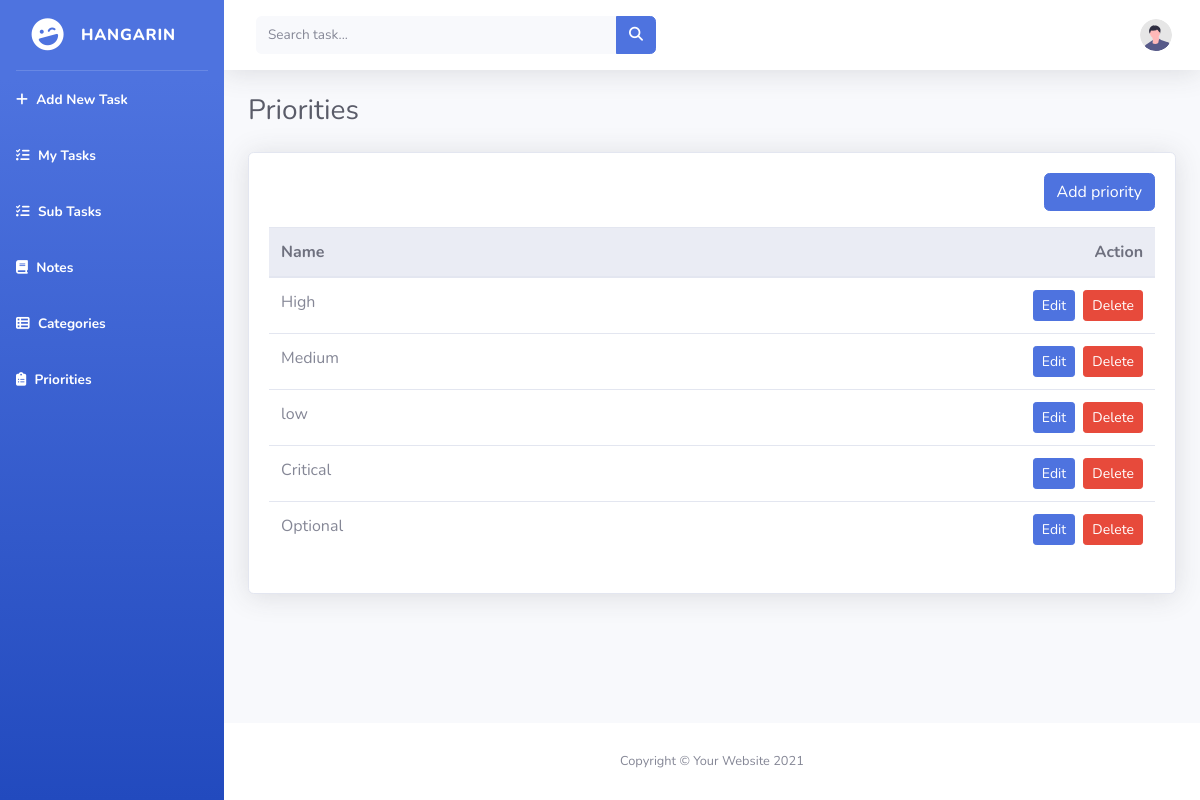
/priorities_list/, run on an earlier commit of the app's database.
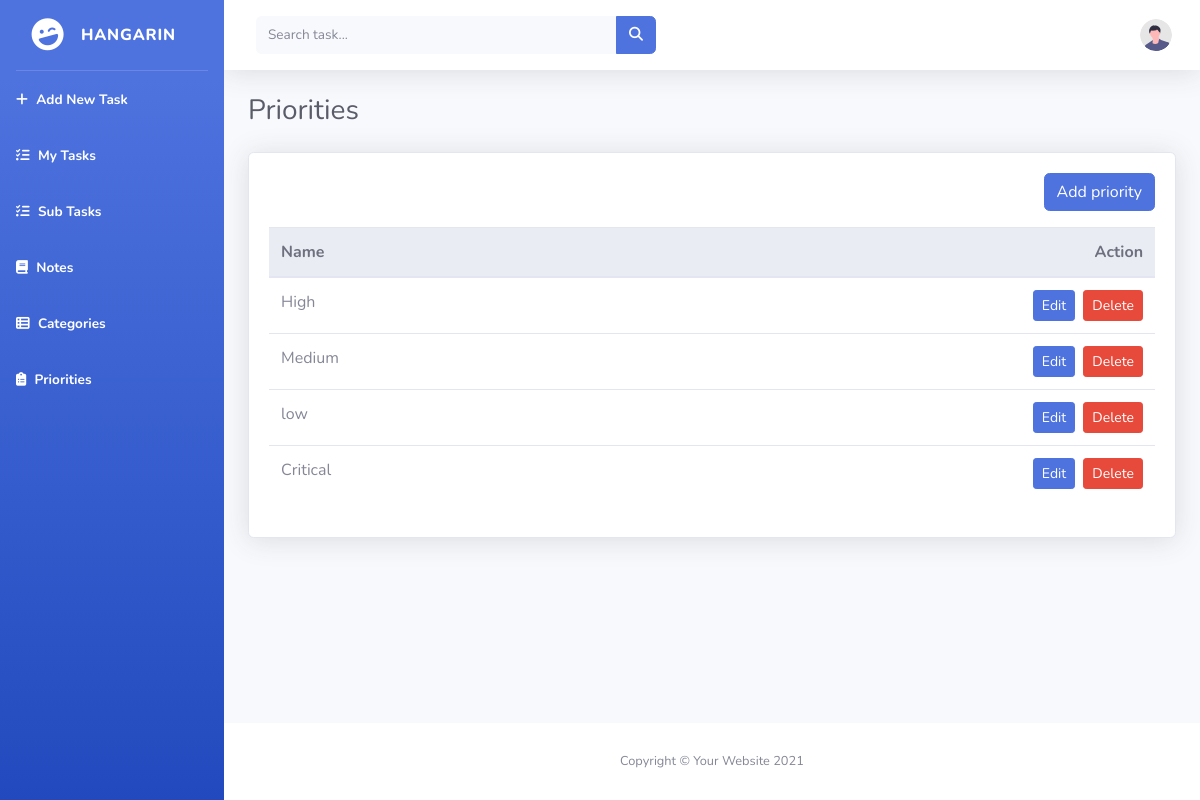
And on a later commit of the database.
### tasks/models.py (models this page shows, shortened)
class Priority(models.Model):
    name = models.CharField(max_length=100)
    class Meta:
        verbose_name = "Priority"
        verbose_name_plural = "Priorities"

### tasks/views.py (the view)
# urls.py: path('priorities_list/', PrioritiesListView.as_view(), name='priorities-list'),
class PrioritiesListView(ListView):
    model = Priority
    template_name = 'priorities_list.html'
    context_object_name = 'priorities'

### templates/priorities_list.html
{% extends 'base.html' %}
{% load static %}
{% block content %}
<div class="container-fluid">
    <div class="d-sm-flex align-items-center justify-content-between mb-4">
        <h1 class="h3 mb-0 text-gray-800">Priorities</h1>
    </div>
    <div class="card shadow mb-4">
        <div class="card-body">
            <div class="d-flex justify-content-end mb-3">
                <a href="{% url 'priorities-add' %}" class="btn btn-primary">Add priority</a>
            </div>
            <div class="table-responsive">
                <table class="table table-hover" id="dataTable" width="100%" cellspacing="0">
                    <thead class="thead-light">
                        <tr>
                            <th>Name</th>
                            <th class="text-right">Action</th>
                        </tr>
                    </thead>
                    <tbody>
                        {% for object in object_list %}
                        <tr>
                            <td>{{ object.name }}</td>
                            <td class="text-right">
                                <a href="/priorities_list/{{ object.pk }}" class="btn btn-primary btn-sm mr-1">Edit</a>
                                <a href="/priorities_list/{{ object.pk }}/delete" class="btn btn-danger btn-sm">Delete</a>
                            </td>
                        </tr>
                        {% endfor %}
                    </tbody>
                </table>
            </div>
        </div>
    </div>
</div>
{% endblock %}

What changed in the data, as far as the page shows it:
removed Priority: name "Optional"
